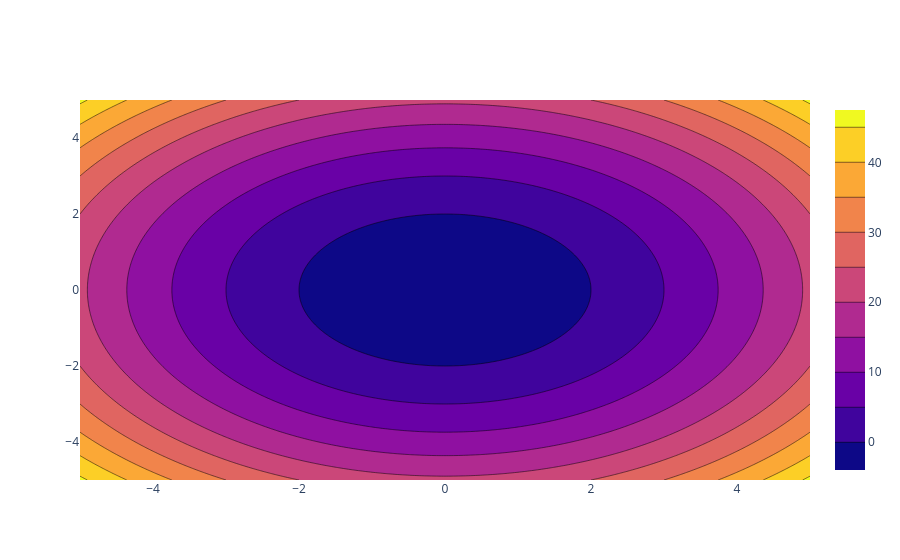

This figure's notebook cell:
### Markdown cell above
## Notebook 1: Secciones cónicas

Incluye:

* teoría
* gráficos con plotly

### Code cell
import plotly.graph_objects as go
import numpy as np

x = np.linspace(-5,5,300)
y = np.linspace(-5,5,300)
X, Y = np.meshgrid(x,y)

Z = X**2 + Y**2 - 4

fig = go.Figure(data=go.Contour(z=Z, x=x, y=y))
fig.show()
fig.write_image(r"C:\Users\marco\Downloads\hiperboloide.png")

### Figure 1 — Plotly figure (JSON) as saved in the notebook; plotly's stock layout.template omitted (floating-point values rounded to 4 significant figures; data arrays with more than 128 entries replaced by an {"elided": "..."} marker saying what was removed)
{"data": [{"type": "contour", "x": {"elided": "300 float values"}, "y": {"elided": "300 float values"}, "z": {"elided": "300x300 float values"}}], "layout": {}}
